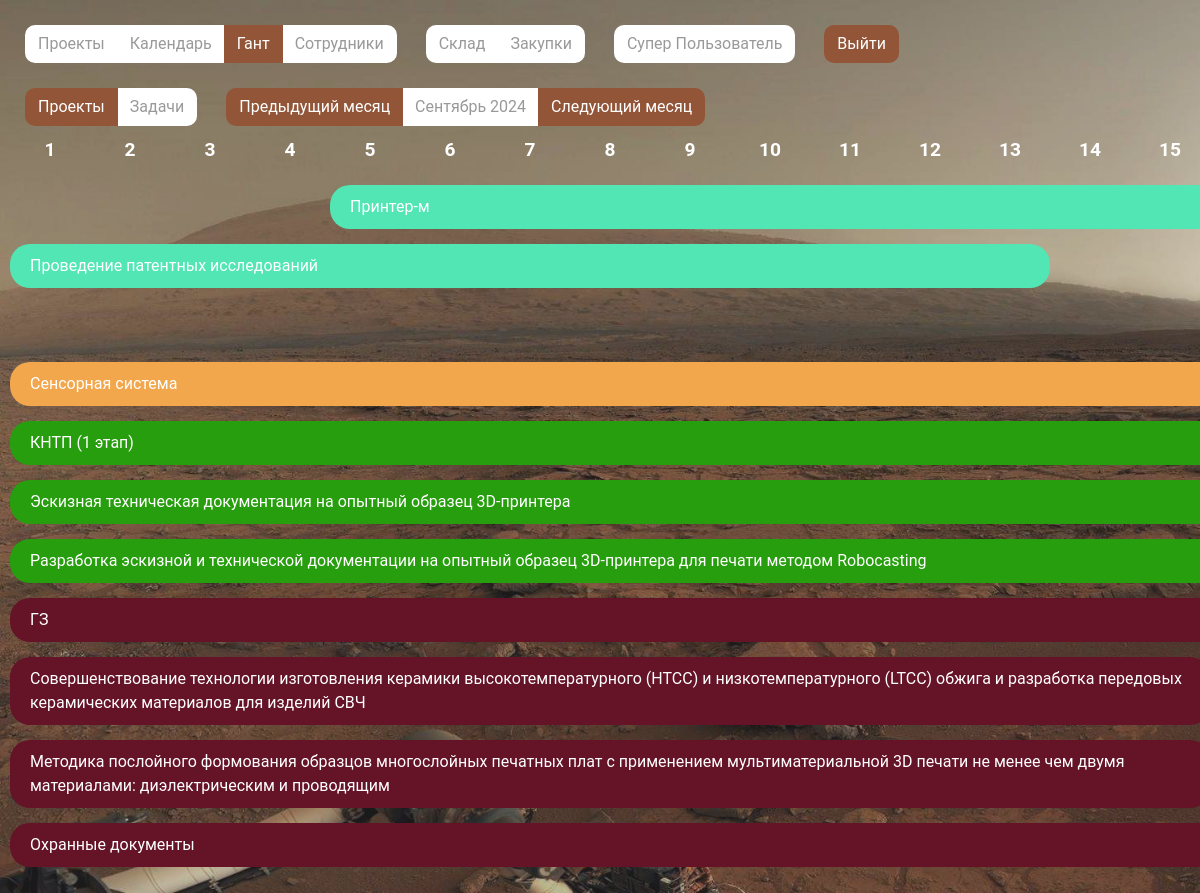
/gantt/ (signed in), run on the app's committed database.
### crm/models.py (models this page shows, shortened)
class Project(models.Model):
    class Meta:
        db_table = "projects"
        verbose_name = "Проект"
        verbose_name_plural = "Проекты"
    title = models.CharField(verbose_name="Название", max_length=500)
    description = models.TextField(verbose_name="Описание", blank=True)
    date_add = models.DateField(verbose_name="Дата начала")
    deadline = models.DateField(verbose_name="Дата сдачи", blank=True)
    is_done = models.BooleanField(verbose_name="Выполнено")

class Task(models.Model):
    class Meta:
        db_table = "tasks"
        verbose_name = "Задача"
        verbose_name_plural = "Задачи"
    title = models.CharField(verbose_name="Название", max_length=500)
    description = models.TextField(verbose_name="Описание", blank=True)
    date_add = models.DateField(verbose_name="Дата начала")
    deadline = models.DateField(verbose_name="Дата сдачи", blank=True)
    main_project_id = models.ForeignKey(to="Project", on_delete=models.PROTECT)
    is_done = models.BooleanField(verbose_name="Выполнено")
    executors_id = models.ManyToManyField("Empl", blank=True)

### crm/views.py (the view, shortened to what this page needs)
# urls.py: path('gantt/', gantt, name='gantt'),
def gantt(request):
    user_info = {
        "AddLab": request.user.groups.filter(name='AddLab').exists() if request.user.is_authenticated else False,
        "CaramLab": request.user.groups.filter(name='Ceramist').exists() if request.user.is_authenticated else False,
        "PurS": request.user.groups.filter(name='purchasing_specialist').exists() if request.user.is_authenticated else False,
    }
    global range_lvl
    global lvl
    range_lvl = request.GET.get("range", range_lvl)
    lvl = request.GET.get("lvl", lvl)
    column_names= [i for i in range(1, 32)]
    button_state = {"projects": "", "tasks": ""}
    button_state[lvl] = "active"
    current_date = datetime.datetime.now()
    current_year = int(request.GET.get("year", current_date.year))
    current_month = int(request.GET.get("month", current_date.month))
    month_start = f"1.{current_month}.{current_year}"
    month_name = [
        "Январь", "Февраль", "Март", "Апрель", "Май", "Июнь", "Июль", "Август", "Сентябрь", "Октябрь", "Ноябрь", "Декабрь"
    ]
    date_active = {"year": current_year, "month": current_month, "month_name": month_name[current_month-1]}
    if current_month != 12:
        month_end = f"1.{current_month+1}.{current_year}"
    else:
        month_end = f"1.1.{current_year+1}"
    month_start = datetime.datetime.strptime(month_start, '%d.%m.%Y')
    month_end = datetime.datetime.strptime(month_end, '%d.%m.%Y')
    line_inf = []
    if lvl == "projects":
        projects_inf = Project.objects.filter(deadline__gte=month_start, date_add__lte=month_end, is_done=False)
        for i in projects_inf:
            second_layer = []
            get_tasks = Task.objects.filter(deadline__gte=month_start, date_add__lte=month_end, main_project_id=i, is_done=False)
            for y in get_tasks:
                second_layer.append({"title": y.title,
                                     "hint": f"с {y.date_add.strftime('%d.%m.%Y')} по {y.deadline.strftime('%d.%m.%Y')}",
                                     "start_tag": "1" if y.date_add.month < current_month or y.deadline.year < current_year else y.date_add.day,
                                     "end_tag": "31" if y.deadline.month > current_month or y.deadline.year > current_year else y.deadline.day})
            first_layer = {
                "title": i.title,
                "hint": f"с {i.date_add.strftime('%d.%m.%Y')} по {i.deadline.strftime('%d.%m.%Y')}",
                "start_tag": "1" if i.date_add.month < current_month or i.deadline.year < current_year else i.date_add.day,
                "end_tag": "31" if i.deadline.month > current_month or i.deadline.year > current_year else i.deadline.day
            }
            line_inf.append({"color": generate_random_hex(),
                             "first_layer": first_layer,
                             "second_layer": second_layer})
    nav_state = {"projects": "",
                 "hant": "active",
                 "calendar": "",
                 "employees": "",
                 "warehouse": "",
                 "purchase":  ""
                 }
    data = {
        "nav": nav_state,
        "b_s": button_state,
        "c_n": column_names,
        "infos": line_inf,
        "date_active": date_active,
        "user_info": user_info,
    }
    return render(request, 'gantt.html', data)

### crm/views.py (called while the page is built)
def generate_random_hex():
    random_number = random.randrange(0, 16777215)
    hex_number = hex(random_number)[2:]
    res_hex = ['0', '0', '0', '0', '0', '0']
    for i in range(-1, -1*len(hex_number)-1, -1):
        res_hex[i] = hex_number[i]
    res_hex = '#' + ''.join(res_hex)
    return res_hex

### templates/gantt.html (shortened to what this page needs)
{% extends "base.html" %} {% block content %}
<br>
<div class="btn-group" role="group" aria-label="Basic example">
  <a href="{% url "gantt" %}?lvl=projects" type="button" class="btn btn-custom {{b_s.projects}}">Проекты</a>
  <a href="{% url "gantt" %}?lvl=tasks" type="button" class="btn btn-custom {{b_s.tasks}}">Задачи</a>
</div>
<div class="btn-group" role="group" aria-label="Basic example">
  {% if  date_active.month > 1%}
  <a class="btn btn-custom active" href="{% url "gantt" %}?year={{date_active.year}}&month={{date_active.month|add:-1}}">Предыдущий месяц</a>
  {% else %}
  <a class="btn btn-custom active" href="{% url "gantt" %}?year={{date_active.year|add:-1}}&month={{12}}">Предыдущий месяц</a>
  {% endif %}
  <a class="btn btn-custom">{{date_active.month_name}} {{date_active.year}}</a>
  {% if  date_active.month < 12%}
  <a class="btn btn-custom active" href="{% url "gantt" %}?year={{date_active.year}}&month={{date_active.month|add:1}}">Следующий месяц</a>
  {% else %}
  <a class="btn btn-custom active" href="{% url "gantt" %}?year={{date_active.year|add:1}}&month={{1}}">Следующий месяц</a>
  {% endif %}
</div>
<section class="slider">
<div class="chart-wrapper">
    <ul class="chart-values">
      {% for name in c_n %}
      <li>{{name}}</li>
      {% endfor %}
    </ul>
    <ul class="chart-bars">
      {% for line in infos %}
      <li
        class="gantinf"
        data-tooltip="{{line.first_layer.hint}}"
        data-duration="{{line.first_layer.start_tag}}-{{line.first_layer.end_tag}}"
        data-color="{{line.color}}"
      >
        {{line.first_layer.title}}
      </li>
      {% for i in line.second_layer %}
      <li
        class="gantinf"
        data-tooltip="{{i.hint}}"
        data-duration="{{i.start_tag}}-{{i.end_tag}}"
        data-color="{{line.color}}"
      >
        {{i.title}}
      </li>
      {% endfor %}
      {% endfor %}
    </ul>
  </div>
</div>
  {% endblock content %}

### templates/inc/_nav.html (shortened to what this page needs)
<div class="container mt-0 mr-0 ml-0" style="padding: 0">
  {% if user_info.AddLab %}
  <div class="btn-group" role="group" aria-label="Basic example">
    <a href="{% url "projects" %}" type="button" class="btn btn-custom {{nav.projects}}">Проекты</a>
    <a href="{% url "calendar" %}" type="button" class="btn btn-custom {{nav.calendar}}">Календарь</a>
    <a href="{% url "gantt" %}" type="button" class="btn btn-custom {{nav.hant}}">Гант</a>
    <a href="{% url "staff" %}" type="button" class="btn btn-custom {{nav.employees}}">Сотрудники</a>
  </div>
  <div class="btn-group" role="group" aria-label="Basic example">
    <a href="{% url "warehouse" %}" type="button" class="btn btn-custom {{nav.warehouse}}">Склад</a>
    <a href="{% url "purchase" %}" type="button" class="btn btn-custom {{nav.purchase}}">Закупки</a>
  </div>
  {% endif %}
  {% if user.is_authenticated %}
  <div class="btn-group" role="group" aria-label="Basic example">
  <a class="btn btn-custom">{{ user.first_name }} {{ user.last_name }} </a>
  </div>
  {% endif %}
  <div class="btn-group" role="group" aria-label="Basic example">
  {% if user.is_authenticated %}
  <form method="post" action="{% url 'logout' %}">
    <button type="submit" class="btn btn-custom active">Выйти</button>
  </form>
  {% else %}
  <form method="post" action="{% url 'login' %}">
    {% csrf_token %}
    <button type="submit" class="btn btn-custom active">Войти</button>
  </form>
  {% endif %}
</div>

### add_crm/static/css/main.css (style rules this page uses)
* { box-sizing: border-box; font-family: 'Roboto', sans-serif; list-style: none; margin: 0; outline: none; padding: 0; }
body { margin: 0; padding: 0; overflow-y: scroll; }
a { color: #000000; }
.btn-custom { border-radius: 10px; }
.btn-custom.active { background-color: #925537; color: white; }
.btn-custom:not(.active) { background-color: white; color: #50505095; }
.container, .container-md, .container-sm { max-width: 1512px; }
.btn-group { margin-left: 25px; margin-top: 25px; }
.slider { min-height: 268px; }
.slider { display: flex }
.slider { overflow-x: auto; }
.containereg:before, .container:after { content: ""; display: block; clear: both; }
:root { --white: #fff; --divider: lightgrey; --body: #f5f7f8; }
.chart-wrapper { width: 100%; padding: 0 10px; margin: 10px auto; }
.chart-wrapper .chart-values { position: relative; display: flex; margin-bottom: 20px; font-weight: bold; font-size: 1.2rem; color: #FFF; }
.chart-wrapper .chart-values li { flex: 1; min-width: 80px; text-align: center; }
.chart-wrapper .chart-values li:not(:last-child) { position: relative; }
.chart-wrapper .chart-values li:not(:last-child)::before { content: ''; position: absolute; right: 0; height: 500px; }
.chart-wrapper .chart-bars li { position: relative; color: var(--white); margin-bottom: 15px; font-size: 16px; border-radius: 20px; padding: 10px 20px; width: 0; opacity: 0; transition: all 0.65s linear 0.2s; }
.gantinf::before { content: attr(data-tooltip); position: absolute; background: rgba(0, 0, 0, 0.8); color: #fff; padding: 5px 10px; border-radius: 5px; bottom: 150%; left: 50%; transform: translateX(-50%); opacity: 0; transition: opacity 0.3s; pointer-events: none; }

### data on the page
Project: first_layer "Принтер-м"
Task: title "Проведение патентных исследований"
Project: first_layer "Сенсорная система"
Project: first_layer "КНТП (1 этап)"
Task: title "Эскизная техническая документация на опытный образец 3D-принтера"
Task: title "Разработка эскизной и технической документации на опытный образец 3D-принтера для печати методом Robocasting"
Project: first_layer "ГЗ"
Task: title "Совершенствование технологии изготовления керамики высокотемпературного (HTCC) и низкотемпературного (LTCC) обжига и разработка передовых керамических материалов для изделий СВЧ"
Task: title "Методика послойного формования образцов многослойных печатных плат с применением мультиматериальной 3D печати не менее чем двумя материалами: диэлектрическим и проводящим"
Task: title "Охранные документы"

### other printed values
{{ user.first_name }} "Супер"
{{ user.last_name }} "Пользователь"
{{ date_active.month_name }} "Сентябрь"
{{ date_active.year }} "2024"
{{ name }} "1" "2" "3" "4" "5" "6" "7" "8" "9" "10" "11" "12" "13" "14" "15"
